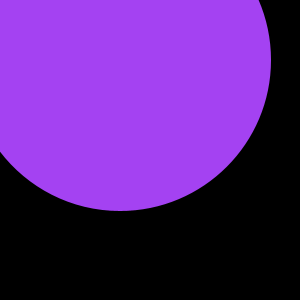
Frame 1 (no input)
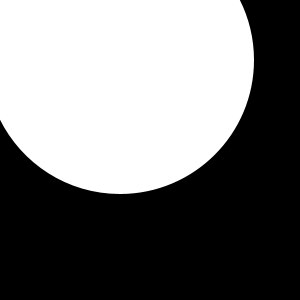
Frame 60 (the mouse pressed at the canvas centre just before this capture)
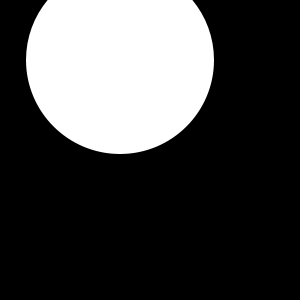
Frame 120 (the mouse held since frame 60 and released just before this capture)

The Processing sketch that drew these frames (run headless with seeded random() and noise(); from frame 60 on, the mouse is pressed at the canvas centre):

// Processing sketch: processing_52100
// ── processing_52100.pde

int x = 120;
int y = 60;
int radius = 152;

void setup() {
  size(300, 300);
  smooth();
  ellipseMode(RADIUS);
}

void draw() {
  background(0);
  float d = dist(mouseX, mouseY, x, y);
  if (d < radius) {
    radius--;
    
   
   if (d <= 20) { //Making the cirle bigger after it hits 0
     radius++;
   }
    
   
    
    noStroke();
    fill(255);
    ellipse(pmouseX, pmouseY, mouseX, mouseY);
    
    
    float speed = dist(pmouseX, pmouseY, mouseX, mouseY); //PMOUSE = PRESSED MOUSE
  
  fill(random(0,255), random(0,255), random(0,255)); //RANDOM COLOR
  ellipse(mouseX, mouseY, speed+10, speed+10);
    ellipse(mouseX, mouseY, speed+10, speed+10);
    


    
    
   } else {
    fill(255);
  }
  
  noStroke();
  ellipse(x, y, radius, radius);
}
